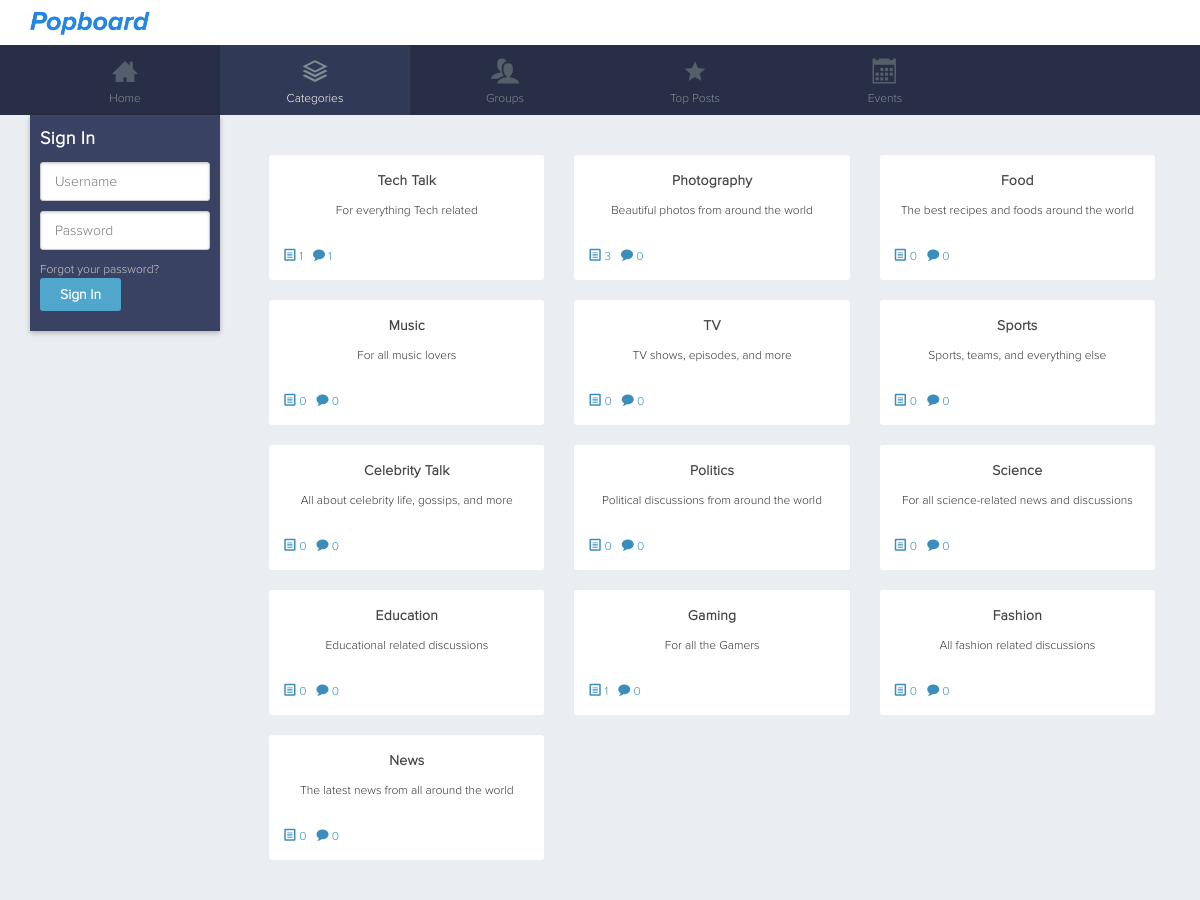
/categories.php, run on the app's committed database.
### tables this page shows
CREATE TABLE `categories` (
  `id` int(11) NOT NULL AUTO_INCREMENT,
  `category` varchar(30) DEFAULT NULL,
  `cat_displayname` varchar(20) DEFAULT NULL,
  `description` varchar(140) DEFAULT NULL,
  `num_posts` int(11) DEFAULT '0',
  `num_comments` int(11) DEFAULT '0',
  `listorder` int(2) DEFAULT NULL,
  PRIMARY KEY (`id`)
);

### config.php (called while the page is built, shortened)
<?php
$stylesheet = 'style1';
$__site = [
	'environment' => 'local',
	'name' => 'Hipboard',
	'email' => 'support@hipboard.com',
	'url' => 'http://www.hipboard.com',
	'keywords' => 'Hipboard, social, social network',
	'description' => 'Sign up now to create your own Hipboard account and post pictures, videos, share stories, like, create private and public groups, and discuss with others',
	'facebook-url' => 'https://www.facebook.com/hipboard',
	'twitter-url' => 'https://www.twiiter.com/hipboard',
	'filedate' => '20150709'
];
?>

### categories.php (the view, shortened to what this page needs)
<?
include("config.php");
?>
<!DOCTYPE html>
<html xmlns="http://www.w3.org/1999/xhtml">
<head>
	<link href="/stylesheets/<?= $stylesheet; ?>.css?<?= $__site['filedate']; ?>" rel="stylesheet" type="text/css" />
</head>
<body class="categories">
	<?php include("top.php"); ?>
	<div id="content">
		<?php include("left.php"); ?>
	    <div id="right" class="categoriessection">
			<ul class="category-list">
				<?
					$catQuery = @mysqli_query($dblink, "SELECT * FROM categories ORDER BY listorder ASC");
					$catRows = mysqli_fetch_assoc($catQuery);
					do {
						if($catRows['category'] != 'general'){
				?>
						<li>
							<a href="/posts/<?= $catRows['category']?>">
								<h3><?= $catRows['cat_displayname']; ?></h3>
								<p class="desc"><?= $catRows['description']; ?></p>
								<p class="cat-posts"><i class="icon-file-text"></i> <?= $catRows['num_posts']; ?></p>
								<p class="cat-comments"><i class="icon-comment"></i> <?= $catRows['num_comments']; ?></p>
							</a>
						</li>
				<?
						}
						$catRows = mysqli_fetch_assoc($catQuery);
					} while ($catRows);
				?>
			</ul>
		</div>
	</div>
</body>
</html>

### data on the page
categories: cat_displayname "Tech Talk", description "For everything Tech related", num_posts "1", num_comments "1"
categories: cat_displayname "Photography", description "Beautiful photos from around the world", num_posts "3", num_comments "0"
categories: cat_displayname "Food", description "The best recipes and foods around the world", num_posts "0", num_comments "0"
categories: cat_displayname "Music", description "For all music lovers", num_posts "0", num_comments "0"
categories: cat_displayname "TV", description "TV shows, episodes, and more", num_posts "0", num_comments "0"
categories: cat_displayname "Sports", description "Sports, teams, and everything else", num_posts "0", num_comments "0"
categories: cat_displayname "Celebrity Talk", description "All about celebrity life, gossips, and more", num_posts "0", num_comments "0"
categories: cat_displayname "Politics", description "Political discussions from around the world", num_posts "0", num_comments "0"
categories: cat_displayname "Science", description "For all science-related news and discussions", num_posts "0", num_comments "0"
categories: cat_displayname "Education", description "Educational related discussions", num_posts "0", num_comments "0"
categories: cat_displayname "Gaming", description "For all the Gamers", num_posts "1", num_comments "0"
categories: cat_displayname "Fashion", description "All fashion related discussions", num_posts "0", num_comments "0"
categories: cat_displayname "News", description "The latest news from all around the world", num_posts "0", num_comments "0"
